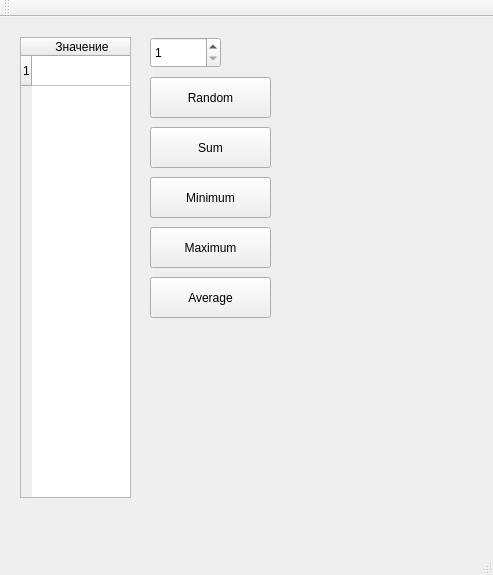
<?xml version="1.0" encoding="UTF-8"?>
<ui version="4.0">
 <class>MainWindow</class>
 <widget class="QMainWindow" name="MainWindow">
  <property name="geometry">
   <rect>
    <x>0</x>
    <y>0</y>
    <width>493</width>
    <height>575</height>
   </rect>
  </property>
  <property name="windowTitle">
   <string>MainWindow</string>
  </property>
  <widget class="QWidget" name="centralwidget">
   <widget class="QSpinBox" name="spinBox">
    <property name="geometry">
     <rect>
      <x>150</x>
      <y>20</y>
      <width>71</width>
      <height>31</height>
     </rect>
    </property>
    <property name="minimum">
     <number>1</number>
    </property>
   </widget>
   <widget class="QTableWidget" name="tableWidget">
    <property name="geometry">
     <rect>
      <x>20</x>
      <y>20</y>
      <width>111</width>
      <height>461</height>
     </rect>
    </property>
    <property name="rowCount">
     <number>1</number>
    </property>
    <property name="columnCount">
     <number>1</number>
    </property>
    <row/>
    <column>
     <property name="text">
      <string>Значение</string>
     </property>
    </column>
   </widget>
   <widget class="QPushButton" name="pushButtonRandom">
    <property name="geometry">
     <rect>
      <x>150</x>
      <y>60</y>
      <width>121</width>
      <height>41</height>
     </rect>
    </property>
    <property name="text">
     <string>Random</string>
    </property>
   </widget>
   <widget class="QPushButton" name="pushButtonSum">
    <property name="geometry">
     <rect>
      <x>150</x>
      <y>110</y>
      <width>121</width>
      <height>41</height>
     </rect>
    </property>
    <property name="text">
     <string>Sum</string>
    </property>
   </widget>
   <widget class="QLabel" name="labelSum">
    <property name="geometry">
     <rect>
      <x>287</x>
      <y>109</y>
      <width>131</width>
      <height>41</height>
     </rect>
    </property>
    <property name="font">
     <font>
      <pointsize>12</pointsize>
      <weight>75</weight>
      <bold>true</bold>
     </font>
    </property>
    <property name="text">
     <string/>
    </property>
   </widget>
   <widget class="QPushButton" name="pushButtonMin">
    <property name="geometry">
     <rect>
      <x>150</x>
      <y>160</y>
      <width>121</width>
      <height>41</height>
     </rect>
    </property>
    <property name="text">
     <string>Minimum</string>
    </property>
   </widget>
   <widget class="QPushButton" name="pushButtonMax">
    <property name="geometry">
     <rect>
      <x>150</x>
      <y>210</y>
      <width>121</width>
      <height>41</height>
     </rect>
    </property>
    <property name="text">
     <string>Maximum</string>
    </property>
   </widget>
   <widget class="QPushButton" name="pushButtonAverage">
    <property name="geometry">
     <rect>
      <x>150</x>
      <y>260</y>
      <width>121</width>
      <height>41</height>
     </rect>
    </property>
    <property name="text">
     <string>Average</string>
    </property>
   </widget>
   <widget class="QLabel" name="labelMin">
    <property name="geometry">
     <rect>
      <x>290</x>
      <y>160</y>
      <width>131</width>
      <height>41</height>
     </rect>
    </property>
    <property name="font">
     <font>
      <pointsize>12</pointsize>
      <weight>75</weight>
      <bold>true</bold>
     </font>
    </property>
    <property name="text">
     <string/>
    </property>
   </widget>
   <widget class="QLabel" name="labelMax">
    <property name="geometry">
     <rect>
      <x>290</x>
      <y>210</y>
      <width>131</width>
      <height>41</height>
     </rect>
    </property>
    <property name="font">
     <font>
      <pointsize>12</pointsize>
      <weight>75</weight>
      <bold>true</bold>
     </font>
    </property>
    <property name="text">
     <string/>
    </property>
   </widget>
   <widget class="QLabel" name="labelAver">
    <property name="geometry">
     <rect>
      <x>290</x>
      <y>260</y>
      <width>131</width>
      <height>41</height>
     </rect>
    </property>
    <property name="font">
     <font>
      <pointsize>12</pointsize>
      <weight>75</weight>
      <bold>true</bold>
     </font>
    </property>
    <property name="text">
     <string/>
    </property>
   </widget>
  </widget>
  <widget class="QMenuBar" name="menubar">
   <property name="geometry">
    <rect>
     <x>0</x>
     <y>0</y>
     <width>493</width>
     <height>23</height>
    </rect>
   </property>
  </widget>
  <widget class="QStatusBar" name="statusbar"/>
  <widget class="QToolBar" name="toolBar">
   <property name="windowTitle">
    <string>toolBar</string>
   </property>
   <attribute name="toolBarArea">
    <enum>TopToolBarArea</enum>
   </attribute>
   <attribute name="toolBarBreak">
    <bool>false</bool>
   </attribute>
  </widget>
 </widget>
 <resources/>
 <connections/>
</ui>
